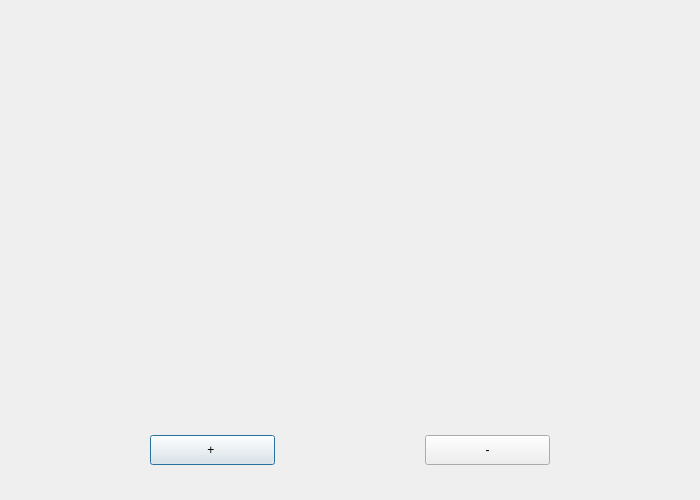
<?xml version="1.0" encoding="UTF-8"?>
<ui version="4.0">
 <class>MD_Sixteen</class>
 <widget class="QDialog" name="MD_Sixteen">
  <property name="geometry">
   <rect>
    <x>0</x>
    <y>0</y>
    <width>700</width>
    <height>500</height>
   </rect>
  </property>
  <property name="windowTitle">
   <string>Dialog</string>
  </property>
  <widget class="QLabel" name="label">
   <property name="geometry">
    <rect>
     <x>0</x>
     <y>0</y>
     <width>700</width>
     <height>400</height>
    </rect>
   </property>
   <property name="text">
    <string/>
   </property>
   <property name="pixmap">
    <pixmap>MD16withoutTags.png</pixmap>
   </property>
   <property name="scaledContents">
    <bool>true</bool>
   </property>
  </widget>
  <widget class="QPushButton" name="zoomIn">
   <property name="geometry">
    <rect>
     <x>150</x>
     <y>435</y>
     <width>125</width>
     <height>30</height>
    </rect>
   </property>
   <property name="text">
    <string>+ </string>
   </property>
  </widget>
  <widget class="QPushButton" name="zoomOut">
   <property name="geometry">
    <rect>
     <x>425</x>
     <y>435</y>
     <width>125</width>
     <height>30</height>
    </rect>
   </property>
   <property name="text">
    <string>-</string>
   </property>
  </widget>
 </widget>
 <resources/>
 <connections>
  <connection>
   <sender>zoomIn</sender>
   <signal>pressed()</signal>
   <receiver>MD_Sixteen</receiver>
   <slot>showMaximized()</slot>
   <hints>
    <hint type="sourcelabel">
     <x>212</x>
     <y>449</y>
    </hint>
    <hint type="destinationlabel">
     <x>349</x>
     <y>249</y>
    </hint>
   </hints>
  </connection>
  <connection>
   <sender>zoomOut</sender>
   <signal>pressed()</signal>
   <receiver>MD_Sixteen</receiver>
   <slot>showNormal()</slot>
   <hints>
    <hint type="sourcelabel">
     <x>487</x>
     <y>449</y>
    </hint>
    <hint type="destinationlabel">
     <x>349</x>
     <y>249</y>
    </hint>
   </hints>
  </connection>
 </connections>
</ui>
